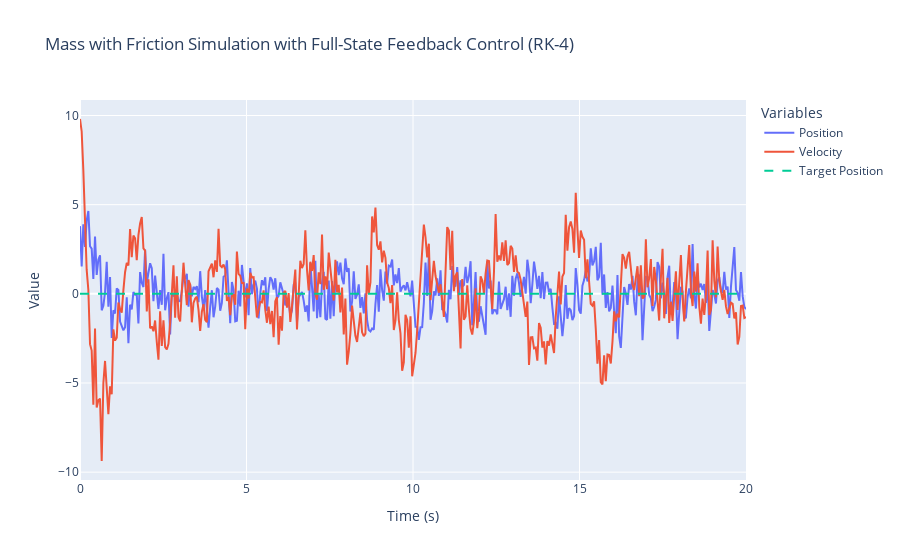

The code cell stored with this chart in its notebook:
### Markdown cell above
## **Running the Simulation with Full-State Feedback Control and Noisy Sensor Readings**
We store the results and use RK-4 to update the state over time with full-state feedback control while incorporating sensor noise.

---

### Code cell
positions = []
velocities = []
times = np.linspace(0, total_time, n_steps)
target_state = np.array([0.0, 0.0])  # Desired position and velocity

state = np.array([2.0, 10.0])  # Initial position and velocity
for t in times:
    noisy_state = sensor_eq(state)
    control_force = full_state_feedback_control(target_state, noisy_state)
    positions.append(noisy_state[0])
    velocities.append(noisy_state[1])
    state = rk4_step(equations, t, state, dt, true_friction, control_force) 

fig = go.Figure()
fig.add_trace(go.Scatter(x=times, y=positions, mode='lines', name='Position'))
fig.add_trace(go.Scatter(x=times, y=velocities, mode='lines', name='Velocity'))
fig.add_trace(go.Scatter(x=times, y=[target_state[0]]*len(times), mode='lines', name='Target Position', line=dict(dash='dash')))

fig.update_layout(
    title='Mass with Friction Simulation with Full-State Feedback Control (RK-4)',
    xaxis_title='Time (s)',
    yaxis_title='Value',
    legend_title='Variables'
)
fig.show()

### Figure 1 — Plotly figure (JSON) as saved in the notebook; plotly's stock layout.template omitted (floating-point values rounded to 4 significant figures; data arrays with more than 128 entries replaced by an {"elided": "..."} marker saying what was removed)
{"data": [{"mode": "lines", "name": "Position", "type": "scatter", "x": {"elided": "400 float values"}, "y": {"elided": "400 float values"}}, {"mode": "lines", "name": "Velocity", "type": "scatter", "x": {"elided": "400 float values"}, "y": {"elided": "400 float values"}}, {"line": {"dash": "dash"}, "mode": "lines", "name": "Target Position", "type": "scatter", "x": {"elided": "400 float values"}, "y": {"elided": "400 int values"}}], "layout": {"legend": {"title": {"text": "Variables"}}, "title": {"text": "Mass with Friction Simulation with Full-State Feedback Control (RK-4)"}, "xaxis": {"title": {"text": "Time (s)"}}, "yaxis": {"title": {"text": "Value"}}}}
